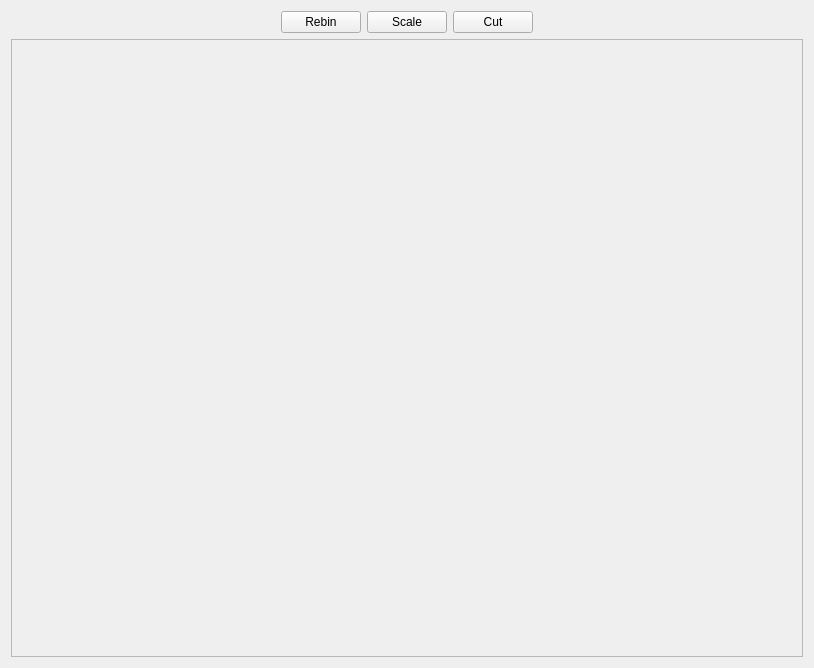
<?xml version="1.0" encoding="UTF-8"?>
<ui version="4.0">
 <class>StandardView</class>
 <widget class="QWidget" name="StandardView">
  <property name="geometry">
   <rect>
    <x>0</x>
    <y>0</y>
    <width>814</width>
    <height>668</height>
   </rect>
  </property>
  <property name="windowTitle">
   <string>StandardView</string>
  </property>
  <layout class="QGridLayout" name="gridLayout">
   <item row="0" column="0">
    <layout class="QHBoxLayout" name="horizontalLayout">
     <item>
      <spacer name="horizontalSpacer">
       <property name="orientation">
        <enum>Qt::Horizontal</enum>
       </property>
       <property name="sizeHint" stdset="0">
        <size>
         <width>40</width>
         <height>20</height>
        </size>
       </property>
      </spacer>
     </item>
    <item>
      <widget class="QPushButton" name="rebinButton">
        <property name="toolTip">
          <string>Invoke plugin to rebin the current dataset.</string>
        </property>
        <property name="text">
          <string>Rebin</string>
        </property>
      </widget>
    </item>
     <item>
      <widget class="QPushButton" name="scaleButton">
       <property name="toolTip">
        <string>Invoke plugin to scale the current dataset on any of the given axes.</string>
       </property>
       <property name="text">
        <string>Scale</string>
       </property>
      </widget>
     </item>
     <item>
      <widget class="QPushButton" name="cutButton">
       <property name="text">
        <string>Cut</string>
       </property>
      </widget>
     </item>
     <item>
      <spacer name="horizontalSpacer_2">
       <property name="orientation">
        <enum>Qt::Horizontal</enum>
       </property>
       <property name="sizeHint" stdset="0">
        <size>
         <width>40</width>
         <height>20</height>
        </size>
       </property>
      </spacer>
     </item>
    </layout>
   </item>
   <item row="1" column="0">
    <widget class="QFrame" name="renderFrame">
     <property name="minimumSize">
      <size>
       <width>600</width>
       <height>400</height>
      </size>
     </property>
     <property name="frameShape">
      <enum>QFrame::StyledPanel</enum>
     </property>
     <property name="frameShadow">
      <enum>QFrame::Raised</enum>
     </property>
    </widget>
   </item>
  </layout>
 </widget>
 <layoutdefault spacing="6" margin="11"/>
 <resources/>
 <connections/>
</ui>
